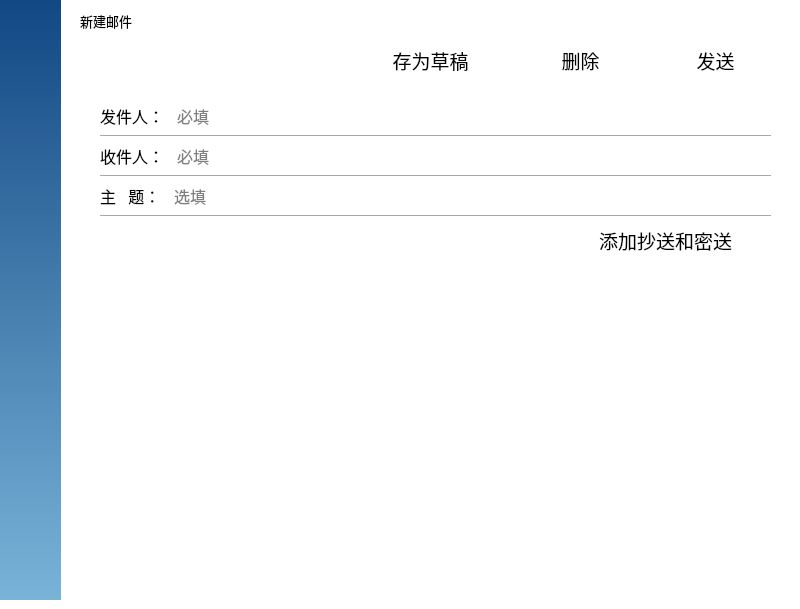
   <widget class="QWidget" name="writeLetter">
    <property name="styleSheet">
     <string notr="true">background-color: rgb(255, 255, 255);</string>
    </property>
    <widget class="QLabel" name="label_30">
     <property name="geometry">
      <rect>
       <x>0</x>
       <y>0</y>
       <width>61</width>
       <height>600</height>
      </rect>
     </property>
     <property name="styleSheet">
      <string notr="true">background-color: qlineargradient(spread:pad, x1:0, y1:0, x2:0, y2:1, stop:0 rgba(18, 72, 132, 255), stop:1 rgba(121, 179, 216, 255));</string>
     </property>
     <property name="text">
      <string/>
     </property>
    </widget>
    <widget class="QLabel" name="label_31">
     <property name="geometry">
      <rect>
       <x>80</x>
       <y>10</y>
       <width>291</width>
       <height>21</height>
      </rect>
     </property>
     <property name="font">
      <font>
       <family>微软雅黑</family>
       <pointsize>10</pointsize>
      </font>
     </property>
     <property name="text">
      <string>新建邮件</string>
     </property>
    </widget>
    <widget class="QWidget" name="layoutWidget">
     <property name="geometry">
      <rect>
       <x>100</x>
       <y>100</y>
       <width>671</width>
       <height>41</height>
      </rect>
     </property>
     <layout class="QVBoxLayout" name="verticalLayout_10">
      <property name="spacing">
       <number>4</number>
      </property>
      <item>
       <layout class="QHBoxLayout" name="horizontalLayout">
        <property name="spacing">
         <number>11</number>
        </property>
        <item>
         <widget class="QLabel" name="label_32">
          <property name="font">
           <font>
            <family>微软雅黑</family>
            <pointsize>12</pointsize>
           </font>
          </property>
          <property name="text">
           <string>发件人：</string>
          </property>
         </widget>
        </item>
        <item>
         <widget class="QLineEdit" name="WriteSender">
          <property name="font">
           <font>
            <family>微软雅黑</family>
            <pointsize>12</pointsize>
           </font>
          </property>
          <property name="styleSheet">
           <string notr="true">border:none;</string>
          </property>
          <property name="placeholderText">
           <string>必填 </string>
          </property>
         </widget>
        </item>
       </layout>
      </item>
      <item>
       <widget class="Line" name="line">
        <property name="orientation">
         <enum>Qt::Horizontal</enum>
        </property>
       </widget>
      </item>
     </layout>
    </widget>
    <widget class="QWidget" name="layoutWidget_18">
     <property name="geometry">
      <rect>
       <x>100</x>
       <y>140</y>
       <width>671</width>
       <height>41</height>
      </rect>
     </property>
     <layout class="QVBoxLayout" name="verticalLayout_21">
      <property name="spacing">
       <number>4</number>
      </property>
      <item>
       <layout class="QHBoxLayout" name="horizontalLayout_3">
        <property name="spacing">
         <number>11</number>
        </property>
        <item>
         <widget class="QLabel" name="label_65">
          <property name="font">
           <font>
            <family>微软雅黑</family>
            <pointsize>12</pointsize>
           </font>
          </property>
          <property name="text">
           <string>收件人：</string>
          </property>
         </widget>
        </item>
        <item>
         <widget class="QLineEdit" name="WriteRecv">
          <property name="font">
           <font>
            <family>微软雅黑</family>
            <pointsize>12</pointsize>
           </font>
          </property>
          <property name="styleSheet">
           <string notr="true">border:none;</string>
          </property>
          <property name="placeholderText">
           <string>必填</string>
          </property>
         </widget>
        </item>
       </layout>
      </item>
      <item>
       <widget class="Line" name="line_3">
        <property name="orientation">
         <enum>Qt::Horizontal</enum>
        </property>
       </widget>
      </item>
     </layout>
    </widget>
    <widget class="QWidget" name="layoutWidget_19">
     <property name="geometry">
      <rect>
       <x>100</x>
       <y>180</y>
       <width>671</width>
       <height>41</height>
      </rect>
     </property>
     <layout class="QVBoxLayout" name="verticalLayout_22">
      <property name="spacing">
       <number>4</number>
      </property>
      <item>
       <layout class="QHBoxLayout" name="horizontalLayout_4">
        <property name="spacing">
         <number>11</number>
        </property>
        <item>
         <widget class="QLabel" name="label_66">
          <property name="font">
           <font>
            <family>微软雅黑</family>
            <pointsize>12</pointsize>
           </font>
          </property>
          <property name="text">
           <string>主   题：</string>
          </property>
         </widget>
        </item>
        <item>
         <widget class="QLineEdit" name="WriteSubject">
          <property name="font">
           <font>
            <family>微软雅黑</family>
            <pointsize>12</pointsize>
           </font>
          </property>
          <property name="styleSheet">
           <string notr="true">border:none;</string>
          </property>
          <property name="placeholderText">
           <string>选填</string>
          </property>
         </widget>
        </item>
       </layout>
      </item>
      <item>
       <widget class="Line" name="line_4">
        <property name="orientation">
         <enum>Qt::Horizontal</enum>
        </property>
       </widget>
      </item>
     </layout>
    </widget>
    <widget class="QWidget" name="layoutWidget_20">
     <property name="geometry">
      <rect>
       <x>100</x>
       <y>220</y>
       <width>321</width>
       <height>41</height>
      </rect>
     </property>
     <layout class="QVBoxLayout" name="verticalLayout_23">
      <property name="spacing">
       <number>4</number>
      </property>
      <item>
       <layout class="QHBoxLayout" name="horizontalLayout_5">
        <property name="spacing">
         <number>11</number>
        </property>
        <item>
         <widget class="QLabel" name="label_67">
          <property name="font">
           <font>
            <family>微软雅黑</family>
            <pointsize>12</pointsize>
           </font>
          </property>
          <property name="text">
           <string>抄   送：</string>
          </property>
         </widget>
        </item>
        <item>
         <widget class="QLineEdit" name="WriteCC">
          <property name="font">
           <font>
            <family>微软雅黑</family>
            <pointsize>12</pointsize>
           </font>
          </property>
          <property name="styleSheet">
           <string notr="true">border:none;</string>
          </property>
          <property name="placeholderText">
           <string>选填</string>
          </property>
         </widget>
        </item>
       </layout>
      </item>
      <item>
       <widget class="Line" name="line_5">
        <property name="orientation">
         <enum>Qt::Horizontal</enum>
        </property>
       </widget>
      </item>
     </layout>
    </widget>
    <widget class="QWidget" name="layoutWidget_21">
     <property name="geometry">
      <rect>
       <x>440</x>
       <y>220</y>
       <width>331</width>
       <height>41</height>
      </rect>
     </property>
     <layout class="QVBoxLayout" name="verticalLayout_24">
      <property name="spacing">
       <number>4</number>
      </property>
      <item>
       <layout class="QHBoxLayout" name="horizontalLayout_6">
        <property name="spacing">
         <number>11</number>
        </property>
        <item>
         <widget class="QLabel" name="label_68">
          <property name="font">
           <font>
            <family>微软雅黑</family>
            <pointsize>12</pointsize>
           </font>
          </property>
          <property name="text">
           <string>密  送：</string>
          </property>
         </widget>
        </item>
        <item>
         <widget class="QLineEdit" name="WriteBcc">
          <property name="font">
           <font>
            <family>微软雅黑</family>
            <pointsize>12</pointsize>
           </font>
          </property>
          <property name="styleSheet">
           <string notr="true">border:none;</string>
          </property>
          <property name="placeholderText">
           <string>选填</string>
          </property>
         </widget>
        </item>
       </layout>
      </item>
      <item>
       <widget class="Line" name="line_6">
        <property name="orientation">
         <enum>Qt::Horizontal</enum>
        </property>
       </widget>
      </item>
     </layout>
    </widget>
    <widget class="QTextEdit" name="WriteContent">
     <property name="geometry">
      <rect>
       <x>100</x>
       <y>270</y>
       <width>671</width>
       <height>311</height>
      </rect>
     </property>
     <property name="font">
      <font>
       <family>微软雅黑</family>
       <pointsize>12</pointsize>
      </font>
     </property>
     <property name="styleSheet">
      <string notr="true">
QScrollBar:vertical
{
    width:8px;
    background:rgba(0,0,0,0%);
    margin:0px,0px,0px,0px;
    padding-top:9px;   
    padding-bottom:9px;
}
QScrollBar::handle:vertical
{
    width:8px;
    background:rgba(0,0,0,25%);
    border-radius:4px;   
    min-height:20;
}
QScrollBar::handle:vertical:hover
{
    width:8px;
    background:rgba(0,0,0,50%);   
    border-radius:4px;
    min-height:20;
}
QScrollBar::add-line:vertical  
{
    height:9px;width:8px;
    border-image:url(:/images/a/3.png);
    subcontrol-position:bottom;
}
QScrollBar::sub-line:vertical  
{
    height:9px;width:8px;
    border-image:url(:/images/a/1.png);
    subcontrol-position:top;
}
QScrollBar::add-line:vertical:hover  
{
    height:9px;width:8px;
    border-image:url(:/images/a/4.png);
    subcontrol-position:bottom;
}
QScrollBar::sub-line:vertical:hover  
{
    height:9px;width:8px;
    border-image:url(:/images/a/2.png);
    subcontrol-position:top;
}
QScrollBar::add-page:vertical,QScrollBar::sub-page:vertical   
{
    background:rgba(0,0,0,10%);
    border-radius:4px;
}
QTextEdit{
border:none;
}</string>
     </property>
    </widget>
    <widget class="QPushButton" name="send">
     <property name="geometry">
      <rect>
       <x>660</x>
       <y>40</y>
       <width>111</width>
       <height>41</height>
      </rect>
     </property>
     <property name="font">
      <font>
       <family>微软雅黑</family>
       <pointsize>14</pointsize>
      </font>
     </property>
     <property name="styleSheet">
      <string notr="true">QPushButton{
border:none;
}

QPushButton:hover{
	background-color: rgb(243, 243, 243);
}

</string>
     </property>
     <property name="text">
      <string>发送</string>
     </property>
     <property name="iconSize">
      <size>
       <width>24</width>
       <height>24</height>
      </size>
     </property>
    </widget>
    <widget class="QPushButton" name="del">
     <property name="geometry">
      <rect>
       <x>520</x>
       <y>40</y>
       <width>121</width>
       <height>41</height>
      </rect>
     </property>
     <property name="font">
      <font>
       <family>微软雅黑</family>
       <pointsize>14</pointsize>
      </font>
     </property>
     <property name="styleSheet">
      <string notr="true">QPushButton{
border:none;
}

QPushButton:hover{
	background-color: rgb(243, 243, 243);
}

</string>
     </property>
     <property name="text">
      <string>删除</string>
     </property>
     <property name="iconSize">
      <size>
       <width>24</width>
       <height>24</height>
      </size>
     </property>
    </widget>
    <widget class="QPushButton" name="draft">
     <property name="geometry">
      <rect>
       <x>360</x>
       <y>40</y>
       <width>141</width>
       <height>41</height>
      </rect>
     </property>
     <property name="font">
      <font>
       <family>微软雅黑</family>
       <pointsize>14</pointsize>
      </font>
     </property>
     <property name="styleSheet">
      <string notr="true">QPushButton{
border:none;
}

QPushButton:hover{
	background-color: rgb(243, 243, 243);
}

</string>
     </property>
     <property name="text">
      <string>存为草稿</string>
     </property>
     <property name="iconSize">
      <size>
       <width>24</width>
       <height>24</height>
      </size>
     </property>
    </widget>
    <widget class="QPushButton" name="back_2">
     <property name="geometry">
      <rect>
       <x>10</x>
       <y>10</y>
       <width>41</width>
       <height>41</height>
      </rect>
     </property>
     <property name="font">
      <font>
       <family>微软雅黑</family>
       <pointsize>14</pointsize>
      </font>
     </property>
     <property name="styleSheet">
      <string notr="true">QPushButton{
border:none;
background:transparent;
}


</string>
     </property>
     <property name="text">
      <string/>
     </property>
     <property name="iconSize">
      <size>
       <width>24</width>
       <height>24</height>
      </size>
     </property>
    </widget>
    <widget class="QFrame" name="hideFrame">
     <property name="geometry">
      <rect>
       <x>90</x>
       <y>220</y>
       <width>701</width>
       <height>40</height>
      </rect>
     </property>
     <property name="styleSheet">
      <string notr="true">border:none;
</string>
     </property>
     <property name="frameShape">
      <enum>QFrame::StyledPanel</enum>
     </property>
     <property name="frameShadow">
      <enum>QFrame::Raised</enum>
     </property>
     <widget class="QPushButton" name="addCC">
      <property name="geometry">
       <rect>
        <x>480</x>
        <y>0</y>
        <width>191</width>
        <height>41</height>
       </rect>
      </property>
      <property name="font">
       <font>
        <family>微软雅黑</family>
        <pointsize>14</pointsize>
       </font>
      </property>
      <property name="styleSheet">
       <string notr="true">QPushButton{
border:none;
}

QPushButton:hover{
	background-color: rgb(243, 243, 243);
}

</string>
      </property>
      <property name="text">
       <string>添加抄送和密送</string>
      </property>
      <property name="iconSize">
       <size>
        <width>24</width>
        <height>24</height>
       </size>
      </property>
     </widget>
    </widget>
    <zorder>layoutWidget</zorder>
    <zorder>label_30</zorder>
    <zorder>label_31</zorder>
    <zorder>layoutWidget_18</zorder>
    <zorder>layoutWidget_19</zorder>
    <zorder>layoutWidget_20</zorder>
    <zorder>layoutWidget_21</zorder>
    <zorder>WriteContent</zorder>
    <zorder>send</zorder>
    <zorder>del</zorder>
    <zorder>draft</zorder>
    <zorder>back_2</zorder>
    <zorder>hideFrame</zorder>
   </widget>
